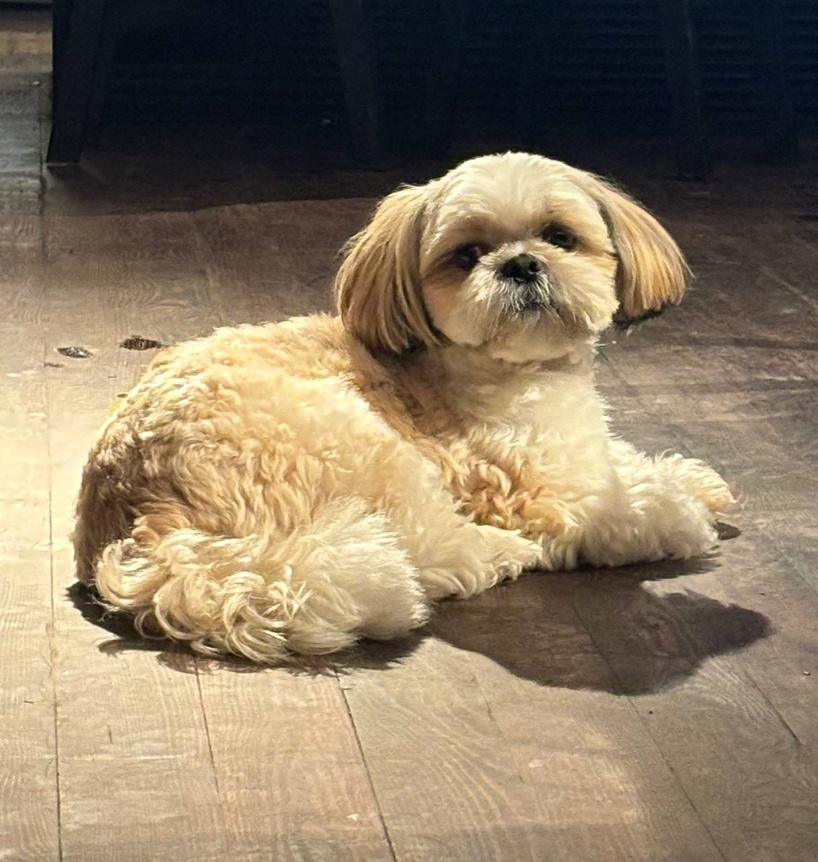
#> input picture laba/laba_1/image.jpg, 818 x 862 px, shrunk from 1215 x 1280 before the run, given in place of catball.mp4, which was not available
$ python __init__.py
#> lines starting #> are read from the running program, lines starting #| are printed output that depends on the picture; after the words box and inside, x2 and y2 are one past the last pixel; in counts of white or black regions, pixels touching at a corner belong together; pictures that were not available may be replaced by others from this repository, and a replacement may not be noted
#> further down, frame is the input picture: shape (862, 818, 3); mean B, G, R 98.8, 121.8, 137.7
import cv2
import numpy as np

def process_frame(frame, lower_color, upper_color):
    blurred = cv2.GaussianBlur(frame, (5, 5), 0)

    hsv = cv2.cvtColor(blurred, cv2.COLOR_BGR2HSV)
#> hsv: shape (862, 818, 3); mean H, S, V 36.6, 93.4, 140.9

    mask = cv2.inRange(hsv, lower_color, upper_color)
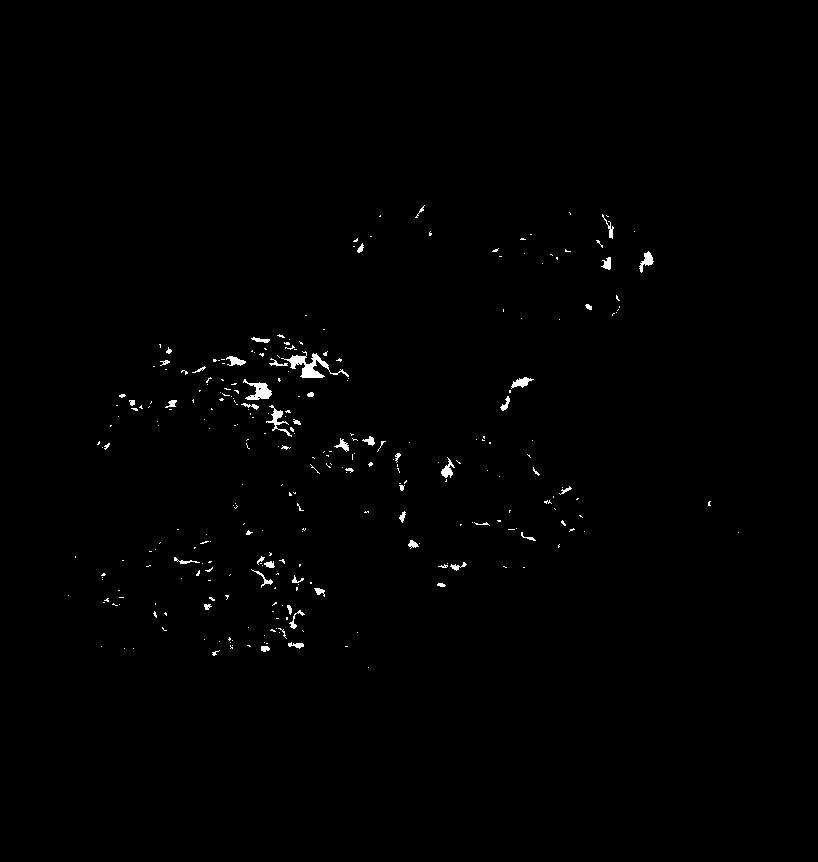
#> mask: shape (862, 818); 0.64% white; 291 white regions (241 under 20 px), largest, box (x1, y1, x2, y2) and area: (281, 351, 349, 378) 545, (243, 379, 272, 400) 290, (266, 405, 292, 437) 198

    kernel = cv2.getStructuringElement(cv2.MORPH_ELLIPSE, (5, 5))
    mask = cv2.morphologyEx(mask, cv2.MORPH_CLOSE, kernel)
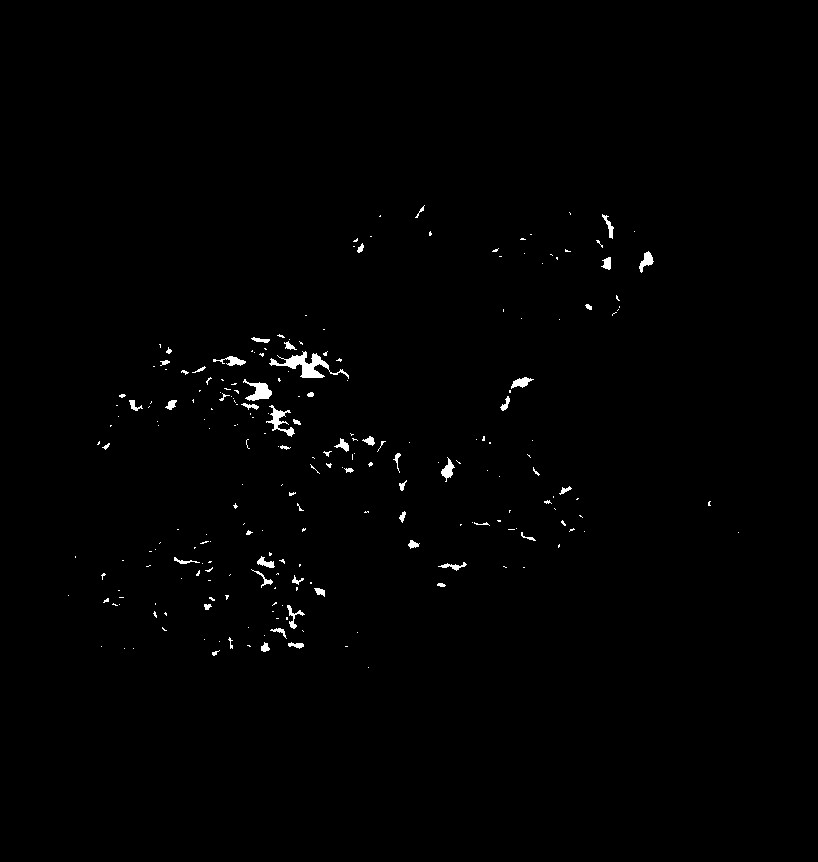
#> mask: shape (862, 818); 0.73% white; 232 white regions (178 under 20 px), largest, box (x1, y1, x2, y2) and area: (269, 351, 349, 379) 699, (243, 379, 272, 401) 311, (266, 405, 295, 437) 288
    mask = cv2.morphologyEx(mask, cv2.MORPH_OPEN, kernel)
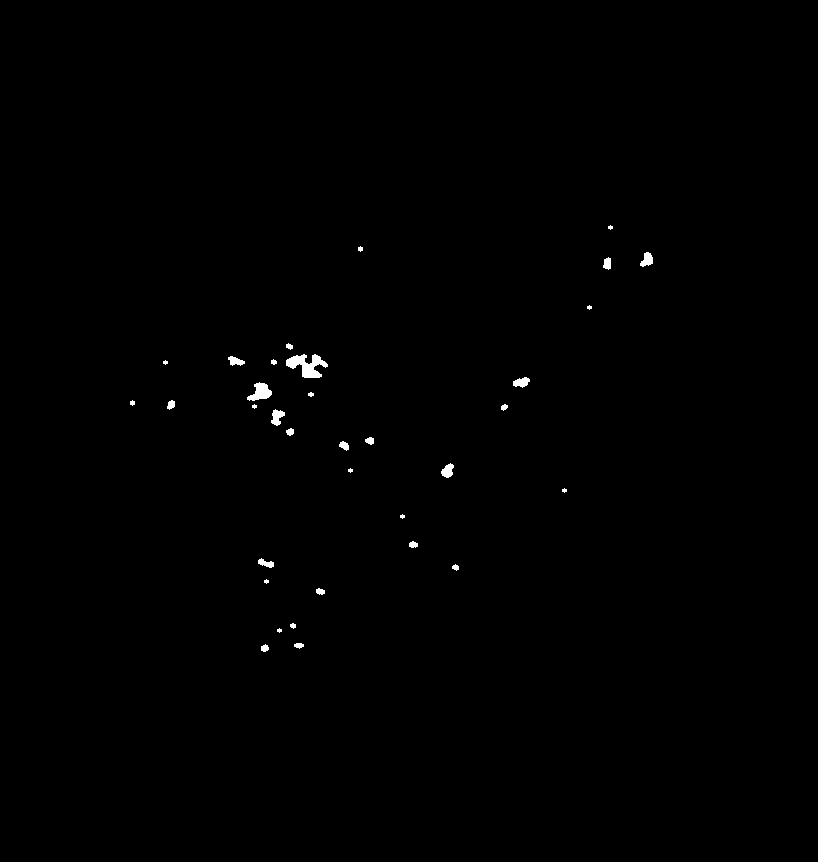
#> mask: shape (862, 818); 0.34% white; 34 white regions (9 under 20 px)

    contours, _ = cv2.findContours(mask, cv2.RETR_EXTERNAL, cv2.CHAIN_APPROX_SIMPLE)
#> contours = 34 contours, 14 with area under 20; largest, box (x1, y1, x2, y2) and area: (286, 354, 328, 378) 466, (247, 382, 272, 401) 240, (271, 409, 285, 426) 118, (441, 463, 454, 478) 108, (640, 252, 653, 267) 106

    if contours:
        largest_contour = max(contours, key=cv2.contourArea)
#> largest_contour = contour of 88 points, box (x1, y1, x2, y2) (286, 354, 328, 378), area 466

        moments = cv2.moments(largest_contour)
#> moments = moments, m00 465.5, centre m10/m00, m01/m00 = (306.4, 365)
        if moments['m00'] != 0:
            cx = int(moments['m10'] / moments['m00'])
#> cx = 306
            cy = int(moments['m01'] / moments['m00'])
#> cy = 364

            cv2.drawContours(frame, [largest_contour], -1, (0, 255, 0), 2)
            cv2.circle(frame, (cx, cy), 5, (0, 0, 255), -1)
#> frame: shape (862, 818, 3); mean B, G, R 98.7, 121.8, 137.6

            text = f"Center: ({cx}, {cy})"
#> text = 'Center: (306, 364)'
            cv2.putText(frame, text, (10, 30), cv2.FONT_HERSHEY_SIMPLEX, 0.7, (255, 255, 255), 2)
        else:
            cv2.putText(frame, "No object detected", (10, 30), cv2.FONT_HERSHEY_SIMPLEX, 0.7, (0, 0, 255), 2)
    else:
        cv2.putText(frame, "No object detected", (10, 30), cv2.FONT_HERSHEY_SIMPLEX, 0.7, (0, 0, 255), 2)

    return frame

video_path = "catball.mp4"
cap = cv2.VideoCapture(video_path)

lower_color = np.array([20, 100, 100])
upper_color = np.array([30, 255, 255])

while cap.isOpened():
    ret, frame = cap.read()
    if not ret:
        break

    processed_frame = process_frame(frame, lower_color, upper_color)

    cv2.imshow("Processed Video", processed_frame)

    if cv2.waitKey(1) & 0xFF == ord('q'):
#> (key q is pressed here)
        break

cap.release()
cv2.destroyAllWindows()


cap = cv2.VideoCapture(0)

lower_color = np.array([100, 150, 50])
upper_color = np.array([140, 255, 255])

while True:
    ret, frame = cap.read()
    if not ret:
        break

    processed_frame = process_frame(frame, lower_color, upper_color)
#> in process_frame (call 2), `mask = cv2.inRange(hsv, lower_color, upper_color)`: mask: shape (862, 818); every value is 0
#> in process_frame (call 2), `contours, _ = cv2.findContours(mask, cv2.RETR_EXTERNAL, cv2.CHAIN_APPR..`: contours = []
#> in process_frame (call 2), `cv2.putText(frame, "No object detected", (10, 30), cv2.FONT_HERSHEY_SI..`:
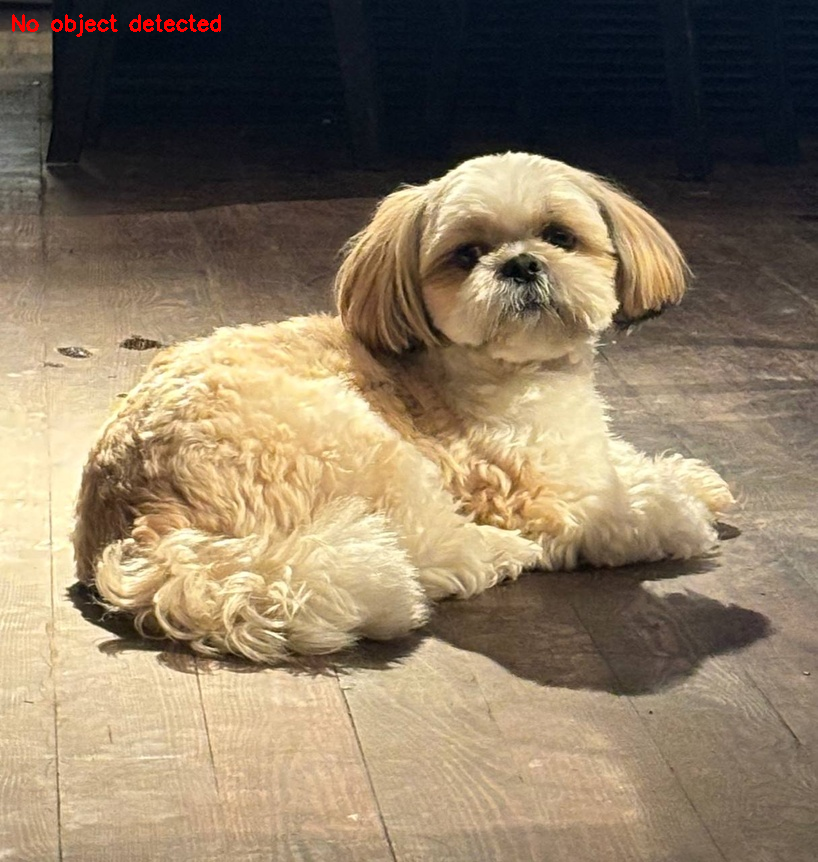
#> frame: shape (862, 818, 3); mean B, G, R 98.8, 121.8, 138.2

    cv2.imshow("Webcam Video", processed_frame)

    if cv2.waitKey(1) & 0xFF == ord('q'):
#> (key q is pressed here)
        break

cap.release()
cv2.destroyAllWindows()
